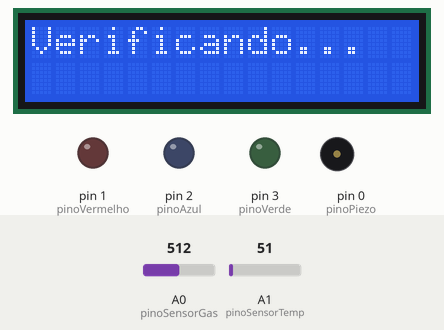
Simulated run of this sketch. Board: Arduino Uno, built with avr-gcc and run on an emulated ATmega328P. Parts: 16×2 character LCD, output pins drawn as LEDs (lit = HIGH), buzzer (waves = sounding, pin HIGH). Dashed ring = blinking. The inputs (shaded band) are chosen by the test bench; at power-on: A0 (pinoSensorGas) = 512, A1 (pinoSensorTemp) = 51.

Above: at 1.2 s.
1.3 s: A0 (pinoSensorGas) set to 108
At 7.8 s:
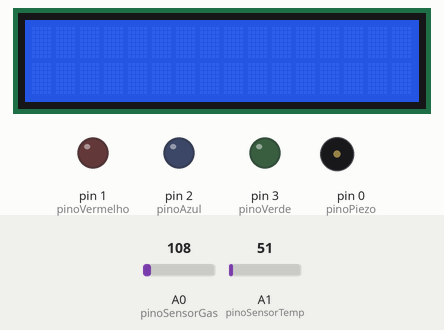
11.2 s: A0 (pinoSensorGas) set to 89
At 12.4 s:
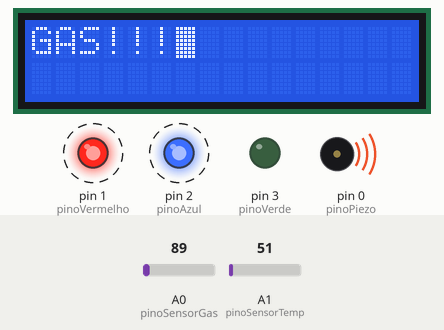
At 18.6 s:
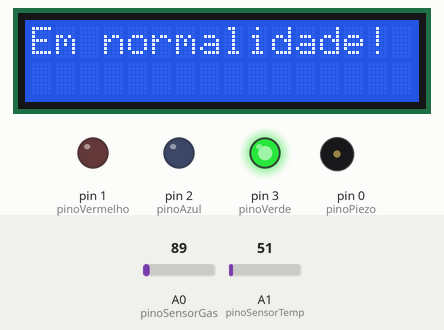
Timing chart, 0 to 24.6 s (numbered marks = the images above; inputs shaded):
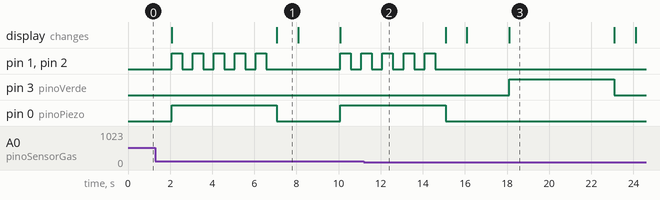

The sketch:

final_detectorDeIncendioV.2.1if.ino
```cpp
#include <LiquidCrystal.h>

const int pinoSensorGas = A0;
const int pinoSensorTemp = A1;

LiquidCrystal lcd(4, 5, 6, 7, 8, 9);

const int pinoVermelho = 1;
const int pinoVerde = 3;
const int pinoAzul = 2;
const int pinoPiezo = 0;

void setup()
{
  lcd.begin(16, 2);
  pinMode(A0, INPUT);
  pinMode(A1, INPUT);
  pinMode(pinoVermelho, OUTPUT);
  pinMode(pinoVerde, OUTPUT);
  pinMode(pinoAzul, OUTPUT);
  pinMode(pinoPiezo, OUTPUT);
}

void loop()
{
  int temp = analogRead(pinoSensorTemp);
  int gas = analogRead(pinoSensorGas);
  lcd.clear();
  lcd.setCursor(0,0);
  lcd.print("Verificando...");
  delay(2000);
  if (temp < 219 && gas < 100){
  	lcd.clear();
  	lcd.setCursor(0,0);
  	lcd.print("Em normalidade!");
    digitalWrite(3, HIGH);
    delay(5000);
  }
  if (temp >= 219 && gas < 100){
    	lcd.clear();
  		lcd.setCursor(0,0);
  		lcd.print("QUENTE!!!");
      	digitalWrite(pinoPiezo, HIGH);
    	lcd.blink();
      	for (int i=0; i<5; i++){
      		digitalWrite(pinoAzul, HIGH);
          	digitalWrite(pinoVerde, HIGH);
      		delay(500);
      		digitalWrite(pinoAzul, LOW);
          	digitalWrite(pinoVerde, LOW);
      		delay(500);
       	}
  }
  if (temp < 219 && gas >= 100){
    	lcd.clear();
  		lcd.setCursor(0,0);
  		lcd.print("GAS!!!");
      	digitalWrite(pinoPiezo, HIGH);
    	lcd.blink();
      	for (int i=0; i<5; i++){
      		digitalWrite(pinoVermelho, HIGH);
          	digitalWrite(pinoAzul, HIGH);
      		delay(500);
      		digitalWrite(pinoVermelho, LOW);
          	digitalWrite(pinoAzul, LOW);
          	delay(500);
        }
  }
  if (temp >= 219 && gas >= 100){
    	lcd.clear();
  		lcd.setCursor(0,0);
       	lcd.print("FOGO!!!");
       	digitalWrite(pinoPiezo, HIGH);
    	lcd.blink();
      	for (int i=0; i<5; i++){
          	digitalWrite(pinoVermelho, HIGH);
        	delay(500);
      		digitalWrite(pinoVermelho, LOW);
          	delay(500);
        }
  }
  lcd.noBlink();
  lcd.clear();
  digitalWrite(pinoVerde, LOW);
  digitalWrite(pinoAzul, LOW);
  digitalWrite(pinoVermelho, LOW);
  digitalWrite(pinoPiezo, LOW);
  delay(1000);
}
```

Measured:
- the behaviour switches between 100 and 99 on A0 (pinoSensorGas) (found by bisection; images 1 and 2)
- after the input at 11.2 s, pin 1 (pinoVermelho), pin 2 (pinoAzul): goes on until 14.6 s, then stays LOW; pin 3 (pinoVerde): LOW → HIGH after 6.9 s, → LOW 5.0 s later; pin 0 (pinoPiezo): goes on until 15.1 s, then stays LOW
- what the display in image 1 shows lasts 1.0 s, from 7.1 s to 8.1 s
